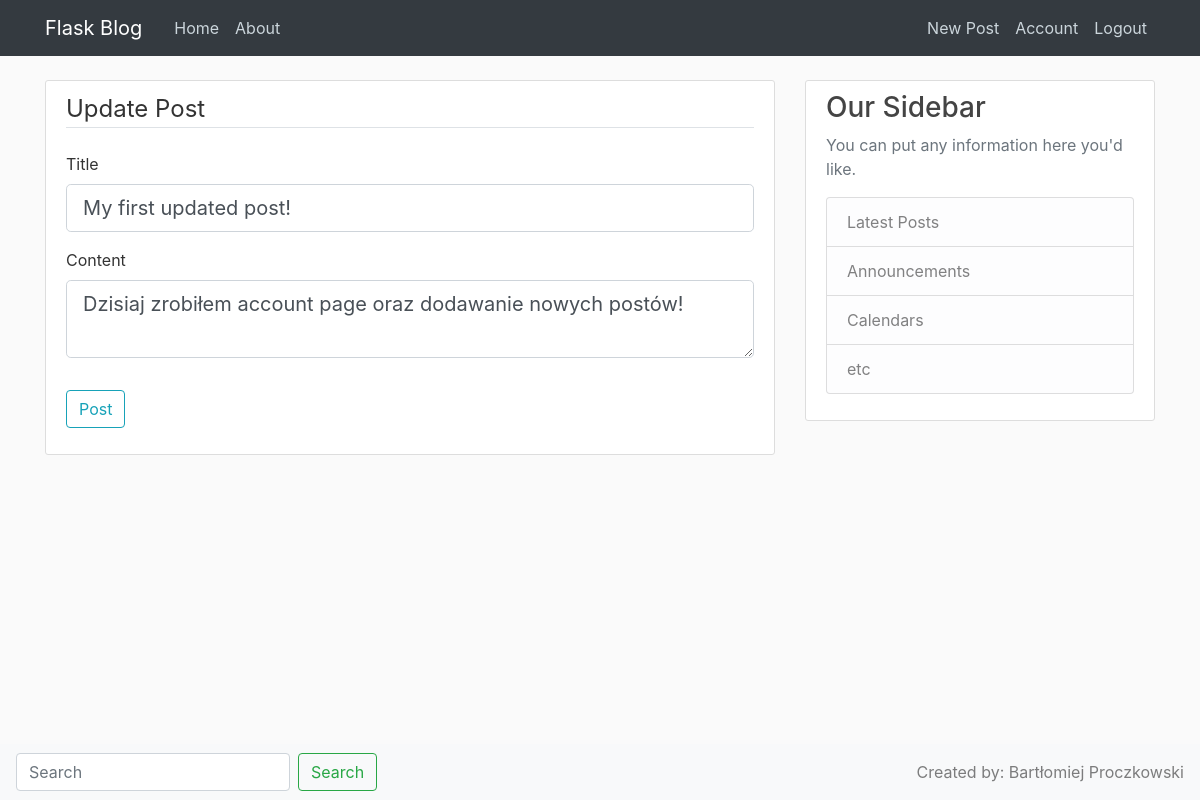
Screenshot of /post/1/update (signed in) with the database file from the repository.
### flaskblog/models.py (models this page shows, shortened)
class Post(db.Model):
    id = db.Column(db.Integer, primary_key=True)
    title = db.Column(db.String(100), nullable=False)
    date_posted = db.Column(db.DateTime, nullable=False, default=datetime.utcnow)
    content = db.Column(db.Text, nullable=False)
    user_id = db.Column(db.Integer, db.ForeignKey('user.id'), nullable=False)

### flaskblog/routes.py (the view)
@app.route('/post/<int:post_id>/update', methods=['GET', 'POST'])
@login_required
def update_post(post_id):
    post = Post.query.get_or_404(post_id)
    if post.author != current_user:
        abort(403)
    form = PostForm()
    if form.validate_on_submit():
        post.title = form.title.data
        post.content = form.content.data
        db.session.commit()
        flash('Your post has been updated!', 'success')
        return redirect(url_for('post', post_id=post.id))
    elif request.method == 'GET':
        form.title.data = post.title
        form.content.data = post.content
    return render_template('create_post.html', title='Update Post', form=form, legend='Update Post')

### flaskblog/forms.py
class PostForm(FlaskForm):
    title = StringField('Title', validators=[DataRequired()])
    content = TextAreaField('Content', validators=[DataRequired()])
    submit = SubmitField('Post')

### flaskblog/models.py (called while the page is built)
@login_manager.user_loader
def load_user(user_id):
    return User.query.get(int(user_id))

### flaskblog/templates/create_post.html (shortened to what this page needs)
{% extends "layout.html" %}
{% block content %}
<div class="content-section">
        <form method="POST" action="">
            <fieldset class="form-group">
                <legend class="border-bottom mb-4">{{ legend }}</legend>
                <div class="form-group">
                    {{ form.title.label(class="form-control-label") }}
                    {% if form.title.errors %}
                        {{ form.title(class="form-control form-control-lg is-invalid") }}
                        <div class="invalid-feedback">
                            {% for error in form.title.errors %}
                                <span>{{ error }}</span>
                            {% endfor %}
                        </div>
                    {% else %}
                        {{ form.title(class="form-control form-control-lg") }}
                    {% endif %}
                </div>
                <div class="form-group">
                    {{ form.content.label(class="form-control-label") }}
                    {% if form.content.errors %}
                        {{ form.content(class="form-control form-control-lg is-invalid") }}
                        <div class="invalid-feedback">
                            {% for error in form.content.errors %}
                                <span>{{ error }}</span>
                            {% endfor %}
                        </div>
                    {% else %}
                        {{ form.content(class="form-control form-control-lg") }}
                    {% endif %}
                </div>
            </fieldset>
            <div class="form-group">
                {{ form.submit(class="btn btn-outline-info") }}
            </div>
        </form>
    </div>
{% endblock content %}

### flaskblog/static/main.css (style rules this page uses)
body { background: #fafafa; color: #333333; margin-top: 5rem; }
.content-section { background: #ffffff; padding: 10px 20px; border: 1px solid #dddddd; border-radius: 3px; margin-bottom: 20px; }

### rows the page displays
Post: title "My first updated post!", content "Dzisiaj zrobiłem account page oraz dodawanie nowych postów!"

### other values shown
{{ legend }} "Update Post"
